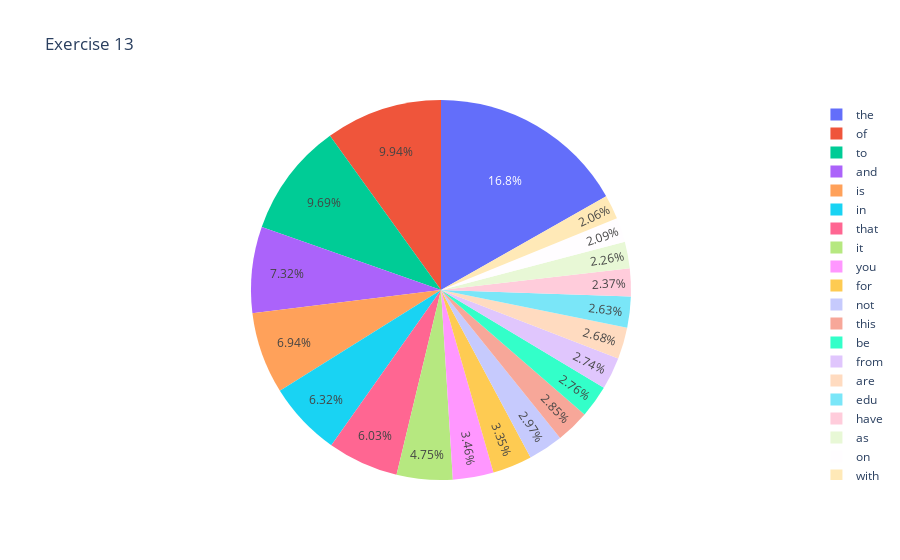

Notebook cell for this chart:
### Markdown cell above
### >>> **Exercise 13 (take home):** 
The chart above only contains 300 vocabulary in the documents, and it's already computationally intensive to both compute and visualize. Can you efficiently reduce the number of terms you want to visualize as an exercise.

### Code cell
## Answer here

import plotly.graph_objects as go
#依照出現頻率，排序出前20個字
top_20 = term_frequencies.argsort()[-20:][::-1]

#畫圖
fig = go.Figure(data=go.Pie(labels=count_vect.get_feature_names_out()[top_20], values=term_frequencies[top_20]))
fig.update_layout(title="Exercise 13")

### Figure 1 — Plotly figure (JSON) as saved in the notebook; plotly's stock layout.template omitted (floating-point values rounded to 4 significant figures)
{"data": [{"labels": ["the", "of", "to", "and", "is", "in", "that", "it", "you", "for", "not", "this", "be", "from", "are", "edu", "have", "as", "on", "with"], "type": "pie", "values": [29825, 17660, 17222, 13017, 12343, 11226, 10723, 8447, 6157, 5962, 5285, 5063, 4898, 4877, 4769, 4675, 4218, 4015, 3709, 3655]}], "layout": {"title": {"text": "Exercise 13"}}}
